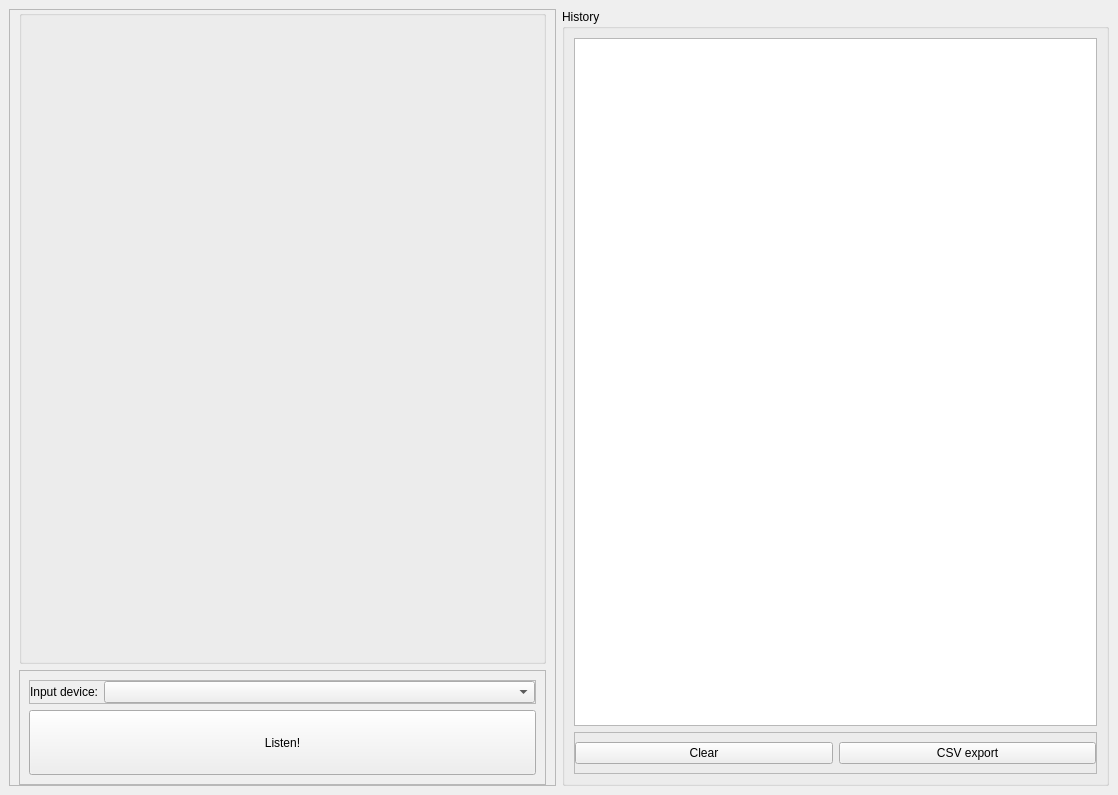
<?xml version="1.0" encoding="UTF-8"?>
<ui version="4.0">
 <class>MainWindow</class>
 <widget class="QMainWindow" name="MainWindow">
  <property name="geometry">
   <rect>
    <x>0</x>
    <y>0</y>
    <width>1118</width>
    <height>795</height>
   </rect>
  </property>
  <property name="windowTitle">
   <string>Music Recognizer </string>
  </property>
  <widget class="QWidget" name="centralwidget">
   <layout class="QHBoxLayout" name="horizontalLayout">
    <item>
     <widget class="QFrame" name="frame">
      <property name="sizePolicy">
       <sizepolicy hsizetype="Expanding" vsizetype="Expanding">
        <horstretch>0</horstretch>
        <verstretch>0</verstretch>
       </sizepolicy>
      </property>
      <property name="frameShape">
       <enum>QFrame::StyledPanel</enum>
      </property>
      <property name="frameShadow">
       <enum>QFrame::Raised</enum>
      </property>
      <layout class="QVBoxLayout" name="verticalLayout">
       <property name="topMargin">
        <number>0</number>
       </property>
       <property name="bottomMargin">
        <number>0</number>
       </property>
       <item>
        <widget class="QGroupBox" name="song_groupbox">
         <property name="sizePolicy">
          <sizepolicy hsizetype="Expanding" vsizetype="Expanding">
           <horstretch>0</horstretch>
           <verstretch>0</verstretch>
          </sizepolicy>
         </property>
         <property name="minimumSize">
          <size>
           <width>350</width>
           <height>450</height>
          </size>
         </property>
         <property name="contextMenuPolicy">
          <enum>Qt::NoContextMenu</enum>
         </property>
         <property name="title">
          <string/>
         </property>
         <property name="flat">
          <bool>true</bool>
         </property>
         <layout class="QVBoxLayout" name="verticalLayout_3">
          <item>
           <widget class="QLabel" name="image_label">
            <property name="sizePolicy">
             <sizepolicy hsizetype="Expanding" vsizetype="Expanding">
              <horstretch>0</horstretch>
              <verstretch>0</verstretch>
             </sizepolicy>
            </property>
            <property name="text">
             <string/>
            </property>
           </widget>
          </item>
         </layout>
        </widget>
       </item>
       <item>
        <widget class="QFrame" name="device_listen_frame">
         <property name="frameShape">
          <enum>QFrame::StyledPanel</enum>
         </property>
         <property name="frameShadow">
          <enum>QFrame::Raised</enum>
         </property>
         <layout class="QVBoxLayout" name="verticalLayout_5">
          <item>
           <widget class="QFrame" name="frame_4">
            <property name="frameShape">
             <enum>QFrame::StyledPanel</enum>
            </property>
            <property name="frameShadow">
             <enum>QFrame::Raised</enum>
            </property>
            <layout class="QHBoxLayout" name="horizontalLayout_4">
             <property name="leftMargin">
              <number>0</number>
             </property>
             <property name="topMargin">
              <number>0</number>
             </property>
             <property name="rightMargin">
              <number>0</number>
             </property>
             <property name="bottomMargin">
              <number>0</number>
             </property>
             <item>
              <widget class="QLabel" name="label">
               <property name="text">
                <string>Input device:</string>
               </property>
              </widget>
             </item>
             <item>
              <widget class="QComboBox" name="input_device_combo">
               <property name="sizePolicy">
                <sizepolicy hsizetype="Expanding" vsizetype="Fixed">
                 <horstretch>0</horstretch>
                 <verstretch>0</verstretch>
                </sizepolicy>
               </property>
              </widget>
             </item>
            </layout>
           </widget>
          </item>
          <item>
           <widget class="QPushButton" name="listem_btn">
            <property name="minimumSize">
             <size>
              <width>0</width>
              <height>65</height>
             </size>
            </property>
            <property name="font">
             <font>
              <pointsize>9</pointsize>
             </font>
            </property>
            <property name="text">
             <string>Listen!</string>
            </property>
           </widget>
          </item>
         </layout>
        </widget>
       </item>
      </layout>
     </widget>
    </item>
    <item>
     <widget class="QGroupBox" name="groupBox">
      <property name="sizePolicy">
       <sizepolicy hsizetype="Expanding" vsizetype="Expanding">
        <horstretch>0</horstretch>
        <verstretch>0</verstretch>
       </sizepolicy>
      </property>
      <property name="minimumSize">
       <size>
        <width>400</width>
        <height>0</height>
       </size>
      </property>
      <property name="title">
       <string>History</string>
      </property>
      <property name="flat">
       <bool>true</bool>
      </property>
      <layout class="QVBoxLayout" name="verticalLayout_4">
       <item>
        <widget class="QListView" name="history_list_view">
         <property name="font">
          <font>
           <italic>false</italic>
           <bold>false</bold>
          </font>
         </property>
        </widget>
       </item>
       <item>
        <widget class="QFrame" name="frame_5">
         <property name="frameShape">
          <enum>QFrame::StyledPanel</enum>
         </property>
         <property name="frameShadow">
          <enum>QFrame::Raised</enum>
         </property>
         <property name="lineWidth">
          <number>0</number>
         </property>
         <layout class="QHBoxLayout" name="horizontalLayout_3">
          <property name="leftMargin">
           <number>0</number>
          </property>
          <property name="rightMargin">
           <number>0</number>
          </property>
          <item>
           <widget class="QPushButton" name="clear_history_btn">
            <property name="text">
             <string>Clear</string>
            </property>
           </widget>
          </item>
          <item>
           <widget class="QPushButton" name="export_history_btn">
            <property name="text">
             <string>CSV export</string>
            </property>
           </widget>
          </item>
         </layout>
        </widget>
       </item>
      </layout>
     </widget>
    </item>
   </layout>
  </widget>
 </widget>
 <resources/>
 <connections/>
</ui>
